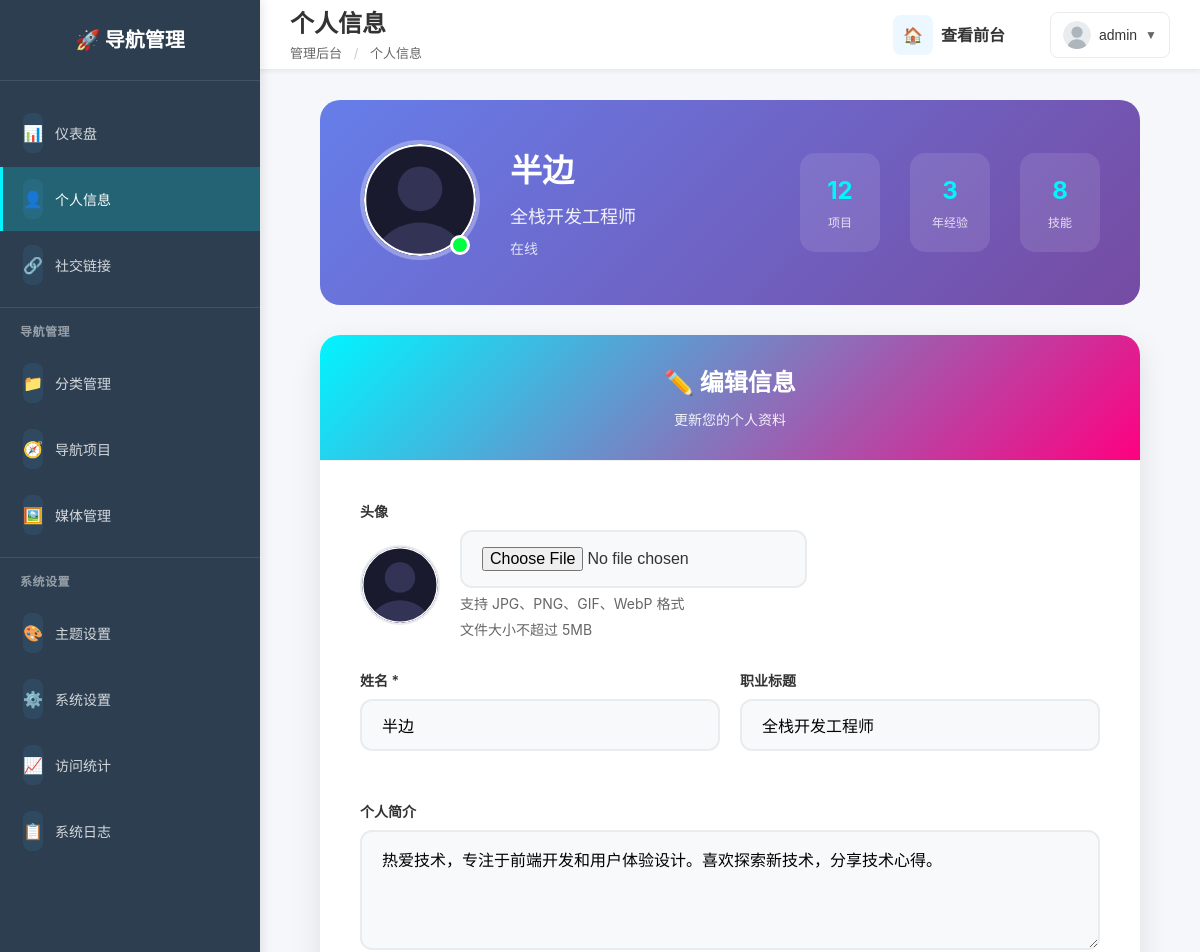
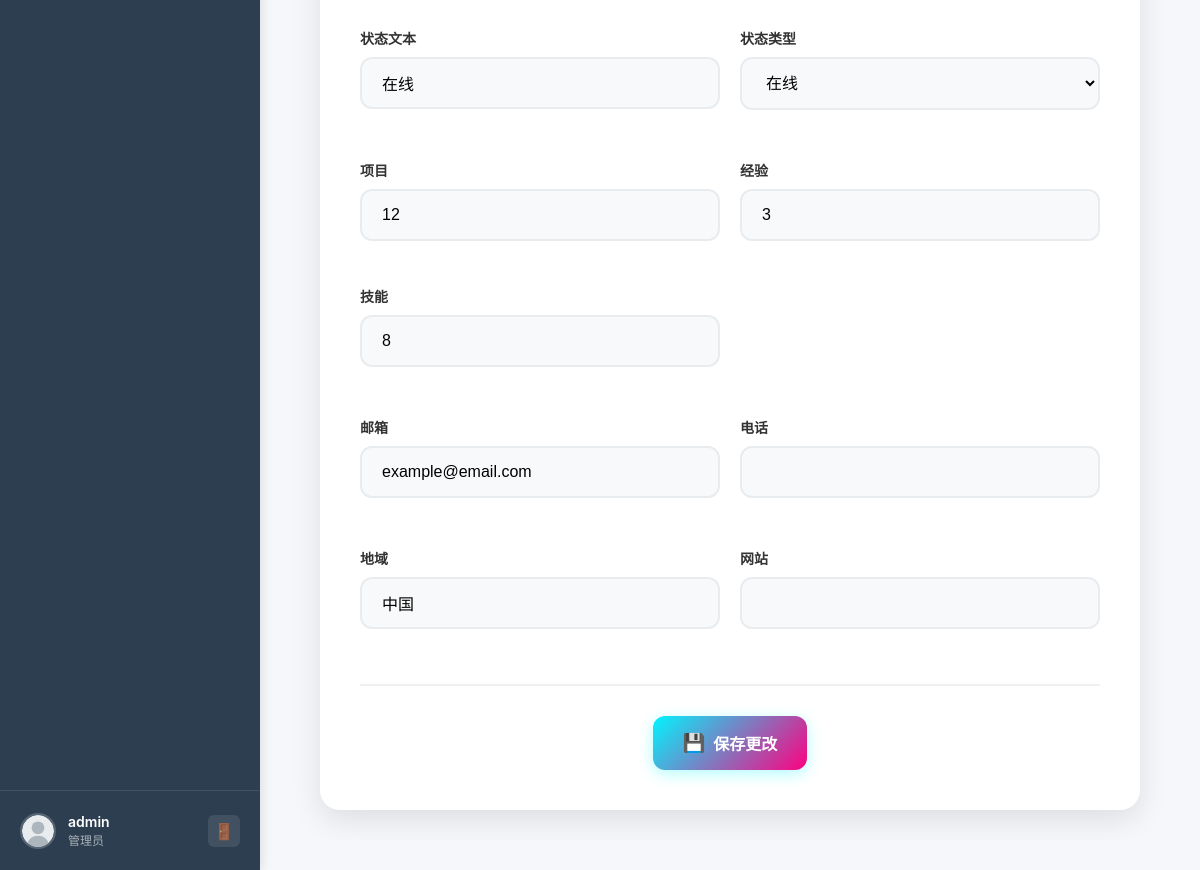
The page /admin/index.php?page=profile (signed in) on the database its author committed (2 pictures, top to bottom).
### tables this page shows
CREATE TABLE `profile` (
  `id` int(11) NOT NULL AUTO_INCREMENT,
  `name` varchar(100) NOT NULL COMMENT '姓名',
  `title` varchar(200) NOT NULL COMMENT '职业标题',
  `description` text COMMENT '个人简介',
  `avatar` varchar(255) DEFAULT NULL COMMENT '头像路径',
  `status_text` varchar(50) DEFAULT '在线' COMMENT '状态文本',
  `status_type` enum('online','away','busy','offline') DEFAULT 'online' COMMENT '状态类型',
  `projects_count` int(11) DEFAULT '0' COMMENT '项目数量',
  `experience_years` int(11) DEFAULT '0' COMMENT '经验年数',
  `skills_count` int(11) DEFAULT '0' COMMENT '技能数量',
  `email` varchar(100) DEFAULT NULL COMMENT '联系邮箱',
  `phone` varchar(20) DEFAULT NULL COMMENT '联系电话',
  `location` varchar(100) DEFAULT NULL COMMENT '所在地',
  `website` varchar(255) DEFAULT NULL COMMENT '个人网站',
  `created_at` timestamp NULL DEFAULT CURRENT_TIMESTAMP,
  `updated_at` timestamp NULL DEFAULT CURRENT_TIMESTAMP ON UPDATE CURRENT_TIMESTAMP,
  PRIMARY KEY (`id`)
);

### admin/includes/functions.php (called while the page is built, shortened)
<?php
function getCurrentUser() {
    $db = getDatabase();
    $stmt = $db->prepare("SELECT id, username, email, avatar, last_login FROM admin_users WHERE id = ?");
    $stmt->execute([$_SESSION['admin_id']]);
    return $stmt->fetch();
}
function fetchOne($sql, $params = []) {
    try {
        $db = getDatabase();
        $stmt = $db->prepare($sql);
        $stmt->execute($params);
        return $stmt->fetch();
    } catch (Exception $e) {
        error_log('fetchOne错误: ' . $e->getMessage());
        return null;
    }
}

### admin/pages/profile.php (the view, shortened to what this page needs)
<?php
$profile = fetchOne("SELECT * FROM profile WHERE id = 1");
?>
<div class="page-content" style="padding-top: 0; margin-top: 0;">
    <div class="profile-preview-card">
        <div class="preview-content">
            <div class="preview-avatar">
                <img src="<?= htmlspecialchars($profile['avatar']) ?>" alt="头像" class="avatar-img">
                <div class="status-indicator status-<?= htmlspecialchars($profile['status_type']) ?>"></div>
            </div>
            <div class="preview-info">
                <h2 class="preview-name"><?= htmlspecialchars($profile['name']) ?></h2>
                <p class="preview-title"><?= htmlspecialchars($profile['title']) ?></p>
                <p class="preview-status"><?= htmlspecialchars($profile['status_text']) ?></p>
            </div>
            <div class="preview-stats">
                <div class="stat-item">
                    <div class="stat-number"><?= $profile['projects_count'] ?></div>
                    <div class="stat-label">项目</div>
                </div>
                <div class="stat-item">
                    <div class="stat-number"><?= $profile['experience_years'] ?></div>
                    <div class="stat-label">年经验</div>
                </div>
                <div class="stat-item">
                    <div class="stat-number"><?= $profile['skills_count'] ?></div>
                    <div class="stat-label">技能</div>
                </div>
            </div>
        </div>
    </div>
    <div class="profile-form-card">
        <div class="card-header">
            <h3>✏️ 编辑信息</h3>
            <p>更新您的个人资料</p>
        </div>
        <div class="card-content">
            <form method="post" class="profile-form" enctype="multipart/form-data">
                <div class="form-group">
                    <label>头像</label>
                    <div class="avatar-upload-simple">
                        <div class="current-avatar-simple">
                            <img src="<?= htmlspecialchars($profile['avatar']) ?>" alt="当前头像" id="avatarPreview">
                        </div>
                        <div class="upload-info">
                            <input type="file" name="avatar" id="avatarInput" accept="image/*">
                            <p>支持 JPG、PNG、GIF、WebP 格式</p>
                            <p>文件大小不超过 5MB</p>
                        </div>
                    </div>
                </div>
                <div class="form-row">
                    <div class="form-group">
                        <label for="name">姓名 *</label>
                        <input type="text" id="name" name="name" value="<?= htmlspecialchars($profile['name']) ?>" required>
                    </div>
                    <div class="form-group">
                        <label for="title">职业标题</label>
                        <input type="text" id="title" name="title" value="<?= htmlspecialchars($profile['title']) ?>">
                    </div>
                </div>
                <div class="form-group">
                    <label for="description">个人简介</label>
                    <textarea id="description" name="description" rows="4"><?= htmlspecialchars($profile['description']) ?></textarea>
                </div>
                <div class="form-row">
                    <div class="form-group">
                        <label for="status_text">状态文本</label>
                        <input type="text" id="status_text" name="status_text" value="<?= htmlspecialchars($profile['status_text']) ?>">
                    </div>
                    <div class="form-group">
                        <label for="status_type">状态类型</label>
                        <select id="status_type" name="status_type">
                            <option value="online" <?= $profile['status_type'] === 'online' ? 'selected' : '' ?>>在线</option>
                        </select>
                    </div>
                </div>
                <div class="form-row">
                    <div class="form-group">
                        <label for="projects_count">项目</label>
                        <input type="number" id="projects_count" name="projects_count" value="<?= $profile['projects_count'] ?>" min="0">
                    </div>
                    <div class="form-group">
                        <label for="experience_years">经验</label>
                        <input type="number" id="experience_years" name="experience_years" value="<?= $profile['experience_years'] ?>" min="0">
                    </div>
                    <div class="form-group">
                        <label for="skills_count">技能</label>
                        <input type="number" id="skills_count" name="skills_count" value="<?= $profile['skills_count'] ?>" min="0">
                    </div>
                </div>
                <div class="form-row">
                    <div class="form-group">
                        <label for="email">邮箱</label>
                        <input type="email" id="email" name="email" value="<?= htmlspecialchars($profile['email']) ?>">
                    </div>
                    <div class="form-group">
                        <label for="phone">电话</label>
                        <input type="text" id="phone" name="phone" value="<?= htmlspecialchars($profile['phone'] ?? '') ?>" maxlength="20">
                    </div>
                </div>
                <div class="form-row">
                    <div class="form-group">
                        <label for="location">地域</label>
                        <input type="text" id="location" name="location" value="<?= htmlspecialchars($profile['location']) ?>">
                    </div>
                    <div class="form-group">
                        <label for="website">网站</label>
                        <input type="url" id="website" name="website" value="<?= htmlspecialchars($profile['website'] ?? '') ?>">
                    </div>
                </div>
                <div class="form-actions">
                    <button type="submit" class="btn btn-primary">
                        <span class="btn-icon">💾</span>
                        保存更改
                    </button>
                </div>
            </form>
        </div>
    </div>
</div>

### admin/index.php (shortened to what this page needs)
<?php
require_once __DIR__ . '/includes/functions.php';
$page = $_GET['page'] ?? 'dashboard';
$currentUser = function_exists('getCurrentUser') ? getCurrentUser() : ['username' => 'Admin', 'avatar' => '../assets/images/default-avatar.svg'];
$pageTitles = [
    'dashboard' => '仪表盘',
    'profile' => '个人信息',
    'social' => '社交链接',
    'navigation' => '导航管理',
    'categories' => '分类管理',
    'media' => '媒体管理',
    'themes' => '主题设置',
    'settings' => '系统设置',
    'stats' => '访问统计',
    'logs' => '系统日志'
];
$pageTitle = $pageTitles[$page] ?? '管理后台';
?>
<!DOCTYPE html>
<html lang="zh-CN">
<head>
    <link rel="stylesheet" href="assets/css/admin.css">
    <link rel="stylesheet" href="assets/css/components.css">
</head>
<body>
        <div class="admin-layout">
            <aside class="sidebar">
                <div class="sidebar-header">
                    <div class="logo">
                        <h2>🚀 导航管理</h2>
                    </div>
                </div>
                <nav class="sidebar-nav">
                    <ul>
                        <li class="<?= $page === 'dashboard' ? 'active' : '' ?>">
                            <a href="?page=dashboard">
                                <span class="icon">📊</span>
                                <span class="text">仪表盘</span>
                            </a>
                        </li>
                        <li class="<?= $page === 'profile' ? 'active' : '' ?>">
                            <a href="?page=profile">
                                <span class="icon">👤</span>
                                <span class="text">个人信息</span>
                            </a>
                        </li>
                        <li class="<?= $page === 'social' ? 'active' : '' ?>">
                            <a href="?page=social">
                                <span class="icon">🔗</span>
                                <span class="text">社交链接</span>
                            </a>
                        </li>
                        <li class="nav-divider">导航管理</li>
                        <li class="<?= $page === 'categories' ? 'active' : '' ?>">
                            <a href="?page=categories">
                                <span class="icon">📁</span>
                                <span class="text">分类管理</span>
                            </a>
                        </li>
                        <li class="<?= $page === 'navigation' ? 'active' : '' ?>">
                            <a href="?page=navigation">
                                <span class="icon">🧭</span>
                                <span class="text">导航项目</span>
                            </a>
                        </li>
                        <li class="<?= $page === 'media' ? 'active' : '' ?>">
                            <a href="?page=media">
                                <span class="icon">🖼️</span>
                                <span class="text">媒体管理</span>
                            </a>
                        </li>
                        <li class="nav-divider">系统设置</li>
                        <li class="<?= $page === 'themes' ? 'active' : '' ?>">
                            <a href="?page=themes">
                                <span class="icon">🎨</span>
                                <span class="text">主题设置</span>
                            </a>
                        </li>
                        <li class="<?= $page === 'settings' ? 'active' : '' ?>">
                            <a href="?page=settings">
                                <span class="icon">⚙️</span>
                                <span class="text">系统设置</span>
                            </a>
                        </li>
                        <li class="<?= $page === 'stats' ? 'active' : '' ?>">
                            <a href="?page=stats">
                                <span class="icon">📈</span>
                                <span class="text">访问统计</span>
                            </a>
                        </li>
                        <li class="<?= $page === 'logs' ? 'active' : '' ?>">
                            <a href="?page=logs">
                                <span class="icon">📋</span>
                                <span class="text">系统日志</span>
                            </a>
                        </li>
                    </ul>
                </nav>
                <div class="sidebar-footer">
                    <div class="user-info">
                        <div class="user-avatar">
                            <img src="<?= $currentUser['avatar'] ?? '../assets/images/default-avatar.svg' ?>" alt="头像">
                        </div>
                        <div class="user-details">
                            <div class="user-name"><?= htmlspecialchars($currentUser['username']) ?></div>
                            <div class="user-role">管理员</div>
                        </div>
                    </div>
                    <a href="?page=logout" class="logout-btn" title="退出登录">🚪</a>
                </div>
            </aside>
            <main class="main-content">
                <header class="top-bar">
                    <div class="page-title">
                        <h1><?= $pageTitle ?></h1>
                        <div class="breadcrumb">
                            <span>管理后台</span>
                            <span class="separator">/</span>
                            <span><?= $pageTitle ?></span>
                        </div>
                    </div>
                    <div class="top-actions">
                        <a href="../index.html" target="_blank" class="btn btn-outline">
                            <span class="icon">🏠</span>
                            <span>查看前台</span>
                        </a>
                        <div class="user-menu">
                            <button class="user-menu-btn">
                                <img src="<?= $currentUser['avatar'] ?? '../assets/images/default-avatar.svg' ?>" alt="头像">
                                <span><?= htmlspecialchars($currentUser['username']) ?></span>
                                <span class="arrow">▼</span>
                            </button>
                        </div>
                    </div>
                </header>
                <div class="page-content">
                    <?php
                    $pageFile = "pages/{$page}.php";
                    if (file_exists($pageFile)) {
                        include $pageFile;
                    } else {
                        echo '<div class="error-message">页面不存在</div>';
                    }
                    ?>
                </div>
            </main>
        </div>
</body>
</html>

### rows shown on the page
profile: avatar (placeholder picture), name "半边", title "全栈开发工程师", status_text "在线", projects_count "12", experience_years "3", skills_count "8", description "热爱技术，专注于前端开发和用户体验设计。喜欢探索新技术，分享技术心得。", status_type "在线", email "example@email.com", location "中国"

### other values the page prints
$currentUser['username'] "admin"
$pageTitle "个人信息"
